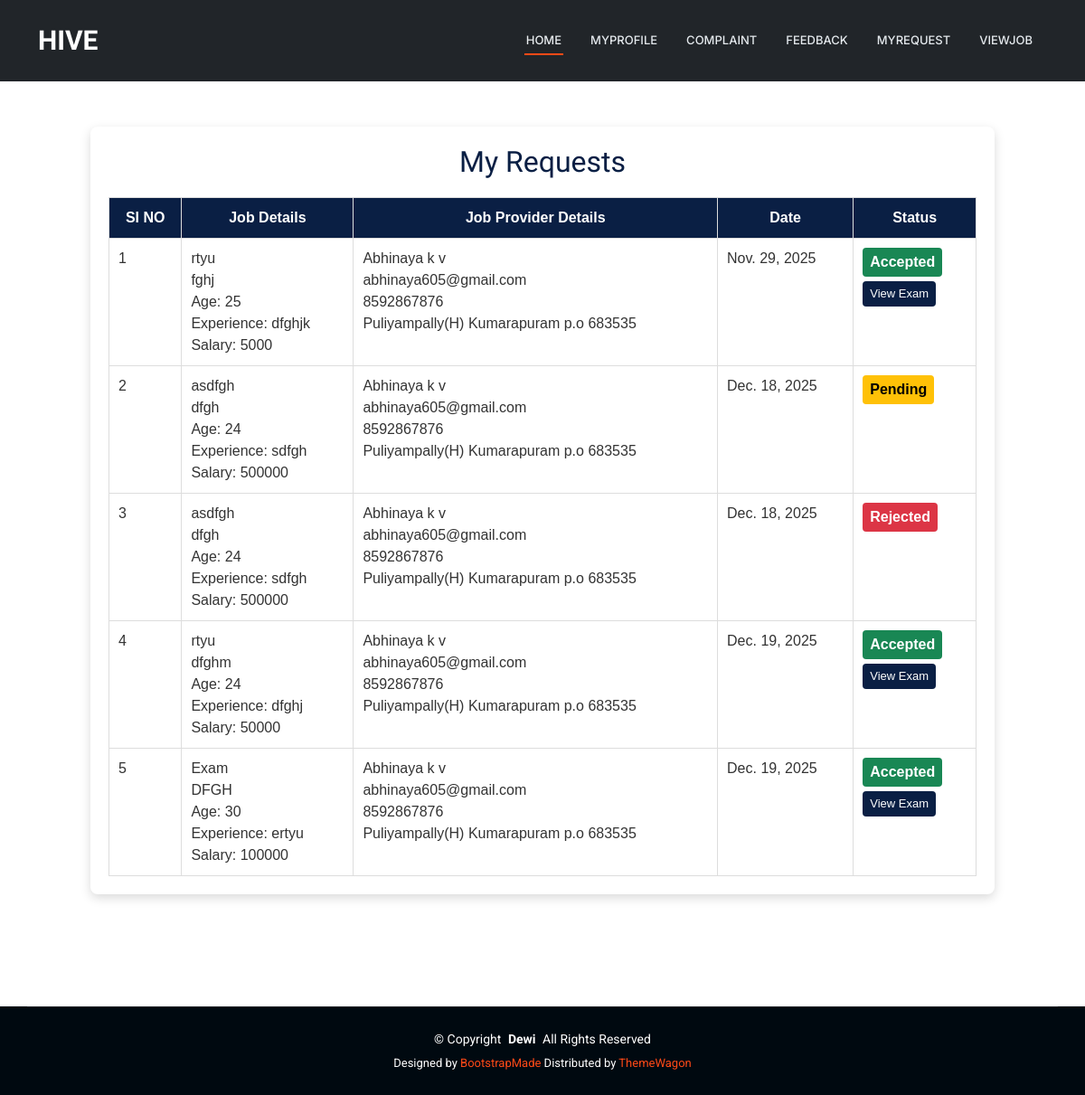
/User/MyRequest/ (signed in), run on an earlier commit of the app's database.
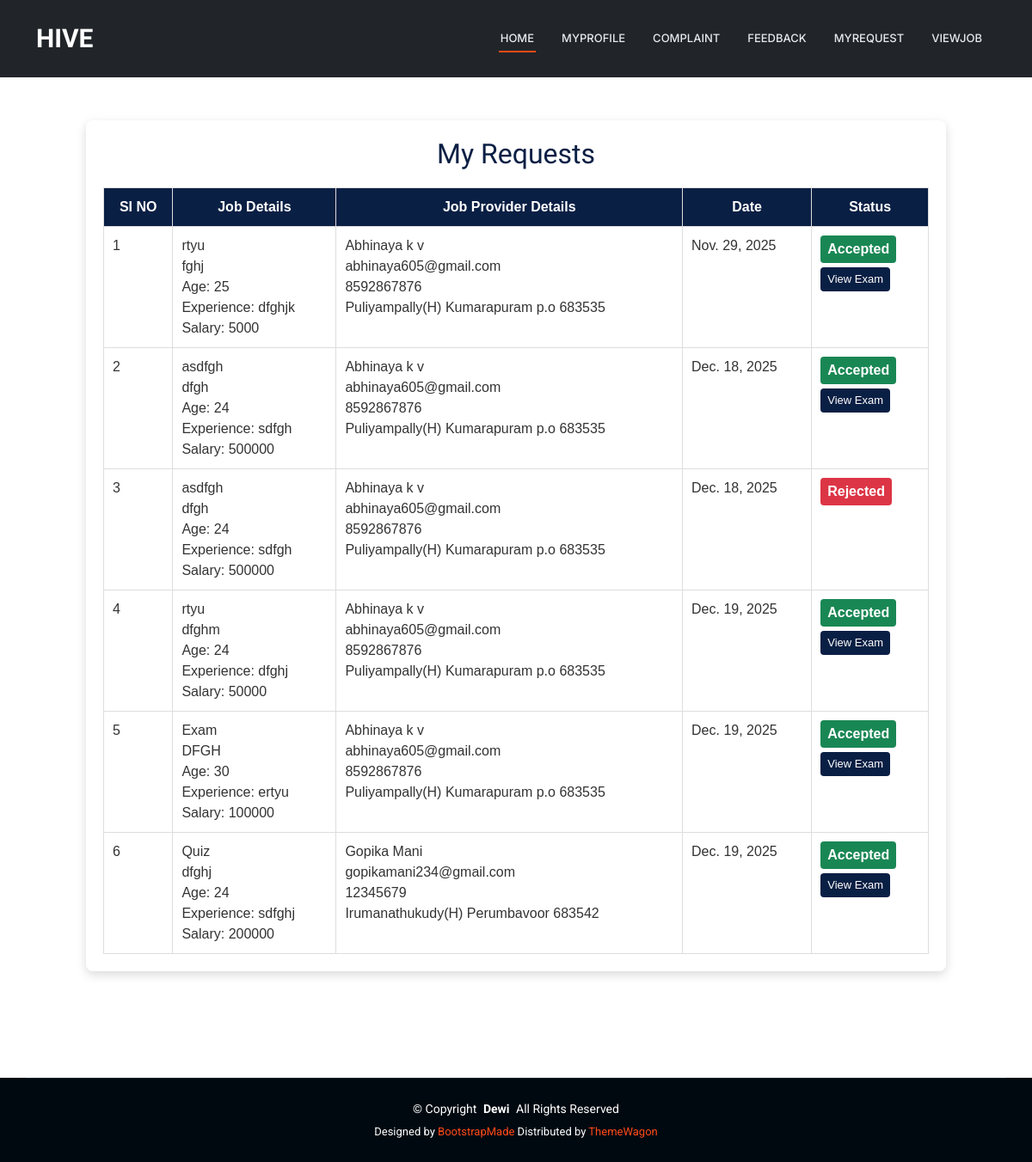
And on a later commit of the database.
### User/models.py (models this page shows)
class tbl_request(models.Model):
    request_date=models.DateField(auto_now_add=True)
    request_status=models.IntegerField(default=0)
    request_file=models.FileField(upload_to="Assets/RequestDocs/")
    job_id=models.ForeignKey(tbl_job,on_delete=models.CASCADE)
    user_id=models.ForeignKey(tbl_user,on_delete=models.CASCADE)

### JobProvider/models.py (models this page shows)
class tbl_job(models.Model):
    job_title=models.CharField(max_length=50)
    job_content=models.CharField(max_length=50)
    job_requriedage=models.CharField(max_length=50)
    job_experience=models.CharField(max_length=50)
    job_salary=models.CharField(max_length=50)
    job_lastdate=models.DateField()
    job_date=models.DateField(auto_now_add=True)
    job_status=models.IntegerField(default=0)
    jobprovider_id=models.ForeignKey(tbl_jobprovider,on_delete=models.CASCADE)
    jobcategory_id=models.ForeignKey(tbl_jobcategory,on_delete=models.CASCADE)
    jobtype_id=models.ForeignKey(tbl_jobtype,on_delete=models.CASCADE)

### Guest/models.py (models this page shows)
class tbl_jobprovider(models.Model):
   jobprovider_name = models.CharField(max_length=50)
   jobprovider_email = models.CharField(max_length=50)
   jobprovider_contact = models.CharField(max_length=50)
   jobprovider_address = models.CharField(max_length=100)
   jobprovider_photo = models.FileField(upload_to="Assets/JobProviderDocs/")
   jobprovider_proof = models.FileField(upload_to="Assets/JobProviderDocs/")
   jobprovider_status = models.IntegerField(default=0)
   jobprovider_doj = models.DateField(auto_now_add=True)
   jobprovider_password = models.CharField(max_length=50)
   place = models.ForeignKey(tbl_place,on_delete=models.CASCADE)

### User/views.py (the view)
# urls.py: path('MyRequest/',views.MyRequest,name="MyRequest"),
def MyRequest(request):
    reqdata = tbl_request.objects.filter(user_id=request.session['uid'])
    return render(request,"User/MyRequest.html",{"reqdata":reqdata})

### User/Templates/User/MyRequest.html (shortened to what this page needs)
{% extends 'User/Header.html' %}
{% block content %}
<div class="myrequest-wrapper">
    <div class="myrequest-card">
        <h2>My Requests</h2>
        <table class="myrequest-table">
            <tr>
                <th>SI NO</th>
                <th>Job Details</th>
                <th>Job Provider Details</th>
                <th>Date</th>
                <th>Status</th>
            </tr>
            {% for i in reqdata %}
            <tr>
                <td>{{ forloop.counter }}</td>
                <td>
                    {{ i.job_id.job_title }}<br>
                    {{ i.job_id.job_content }}<br>
                    Age: {{ i.job_id.job_requriedage }}<br>
                    Experience: {{ i.job_id.job_experience }}<br>
                    Salary: {{ i.job_id.job_salary }}
                </td>
                <td>
                    {{ i.job_id.jobprovider_id.jobprovider_name }}<br>
                    {{ i.job_id.jobprovider_id.jobprovider_email }}<br>
                    {{ i.job_id.jobprovider_id.jobprovider_contact }}<br>
                    {{ i.job_id.jobprovider_id.jobprovider_address }}
                </td>
                <td>{{ i.job_id.job_date }}</td>
                <td>
                    {% if i.request_status == 0 %}
                        <span class="status status-pending">Pending</span>
                    {% elif i.request_status == 1 %}
                        <span class="status status-accepted">Accepted</span><br>
                        <a href="{% url 'User:ViewExam' i.job_id.id %}" class="view-exam-btn">View Exam</a>
                    {% elif i.request_status == 2 %}
                        <span class="status status-rejected">Rejected</span>
                    {% endif %}
                </td>
            </tr>
            {% endfor %}
        </table>
    </div>
</div>
{% endblock %}

What changed in the data, as far as the page shows it:
changed tbl_request (number 2 of 6 on the later page): request_status "Pending" → "Accepted View Exam"
added tbl_request: job_id.job_title "Quiz", job_id.job_content "dfghj", job_id.job_requriedage "24", job_id.job_experience "sdfghj", job_id.job_salary "200000", job_id.jobprovider_id.jobprovider_name "Gopika Mani", job_id.jobprovider_id.jobprovider_email "gopikamani234@gmail.com", job_id.jobprovider_id.jobprovider_contact "12345679", job_id.jobprovider_id.jobprovider_address "Irumanathukudy(H) Perumbavoor 683542", job_id.job_date "Dec. 19, 2025", request_status "Accepted"
